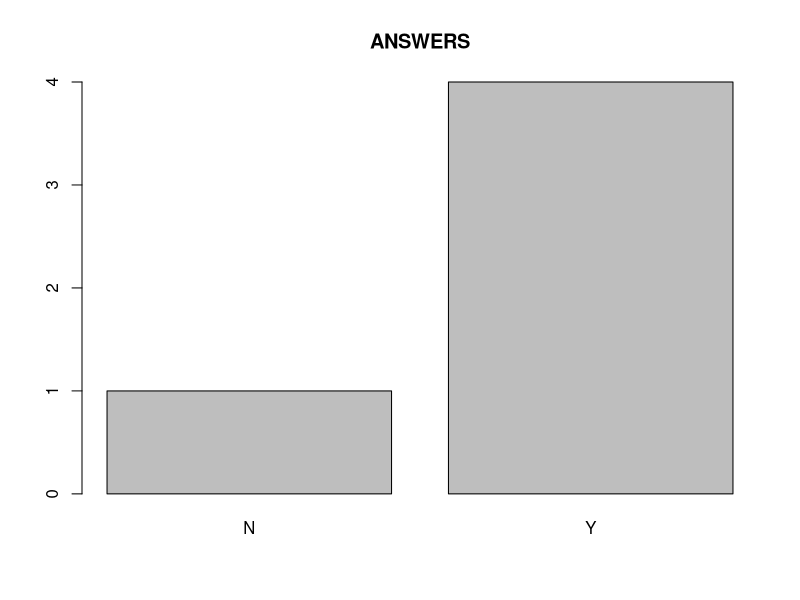
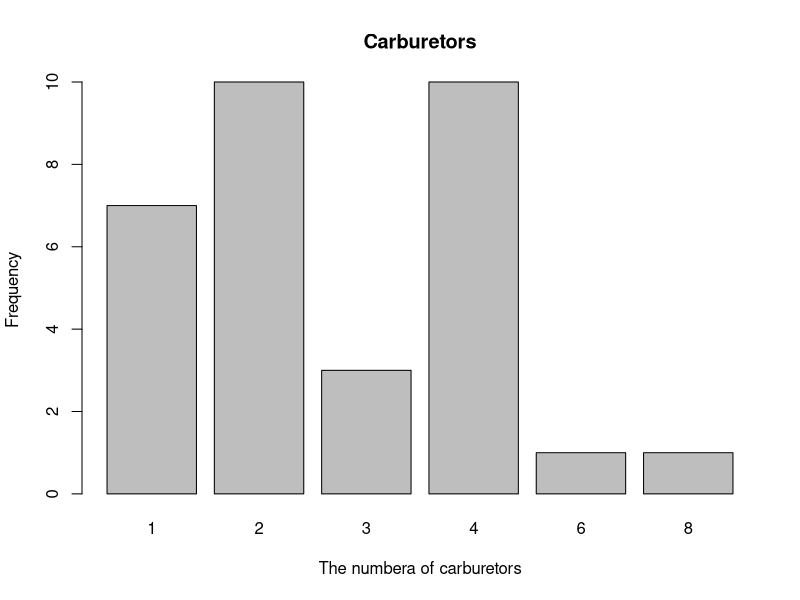
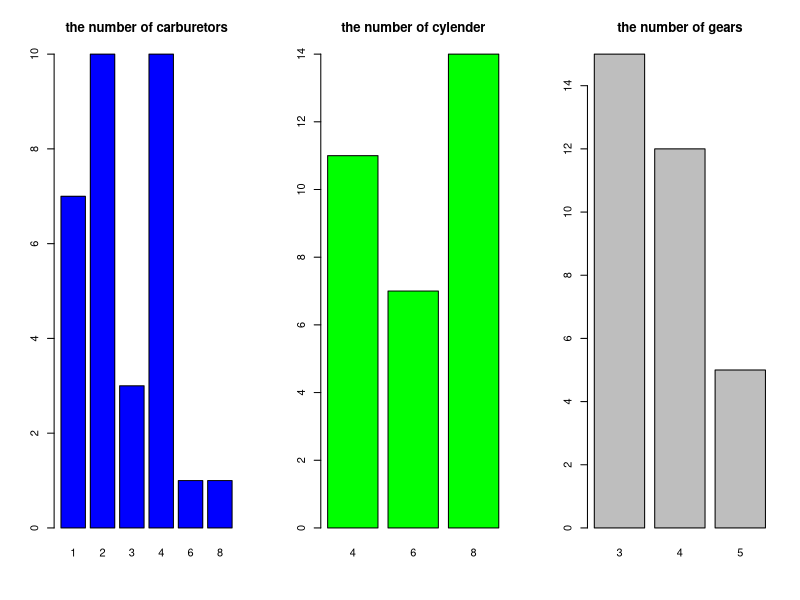

The R script that drew these images, in order:
## https://jjeongil.tistory.com/331?category=691385

#Frequency Table
ans = c("Y", "Y", "N", "Y", "Y")
table(ans) #Frequency
table(ans) / length(ans) #ratio

#bar graph
sum <- table(ans)
barplot(sum, main="ANSWERS")

#Case
head(mtcars)
carb <- mtcars[,"carb"]
table(carb)
barplot(table(carb), main="Carburetors", xlab="The numbera of carburetors", ylab="Frequency")

##display multiple graphs in one window
#make window
par(mfrow=c(1,3))

#plot 1
barplot(table(mtcars$carb), main="the number of carburetors", col="blue")
#plot 2
barplot(table(mtcars$cyl), main="the number of cylender", col="green")
#plot 3
barplot(table(mtcars$gear), main="the number of gears", col="grey")